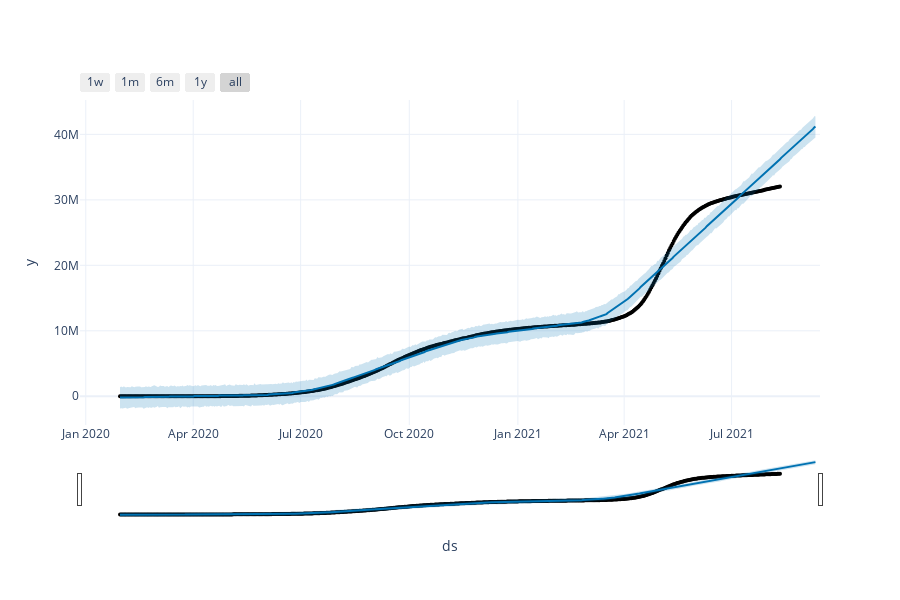

Write notebook code for a chart like this one.
### Markdown cell above
<b>Basic line plot Forecast India Confirmation</b>

### Code cell
fig = plot_plotly(model_confirmed, forecast_india_conf) 
fig.update_layout(template='plotly_white')
iplot(fig)

### Figure 1 — Plotly figure (JSON) as saved in the notebook; plotly's stock layout.template omitted (floating-point values rounded to 4 significant figures; data arrays with more than 128 entries replaced by an {"elided": "..."} marker saying what was removed)
{"data": [{"marker": {"color": "black", "size": 4}, "mode": "markers", "name": "Actual", "type": "scatter", "x": {"elided": "560 str values"}, "y": {"elided": "560 int values"}}, {"hoverinfo": "skip", "line": {"width": 0}, "mode": "lines", "type": "scatter", "x": {"elided": "590 str values"}, "y": {"elided": "590 float values"}}, {"fill": "tonexty", "fillcolor": "rgba(0, 114, 178, 0.2)", "line": {"color": "#0072B2", "width": 2}, "mode": "lines", "name": "Predicted", "type": "scatter", "x": {"elided": "590 str values"}, "y": {"elided": "590 float values"}}, {"fill": "tonexty", "fillcolor": "rgba(0, 114, 178, 0.2)", "hoverinfo": "skip", "line": {"width": 0}, "mode": "lines", "type": "scatter", "x": {"elided": "590 str values"}, "y": {"elided": "590 float values"}}], "layout": {"height": 600, "showlegend": false, "width": 900, "xaxis": {"autorange": true, "range": ["2019-12-27 02:54:32.7273", "2021-09-13 21:05:27.2727"], "rangeselector": {"buttons": [{"count": 7, "label": "1w", "step": "day", "stepmode": "backward"}, {"count": 1, "label": "1m", "step": "month", "stepmode": "backward"}, {"count": 6, "label": "6m", "step": "month", "stepmode": "backward"}, {"count": 1, "label": "1y", "step": "year", "stepmode": "backward"}, {"step": "all"}]}, "rangeslider": {"autorange": true, "range": ["2019-12-27 02:54:32.7273", "2021-09-13 21:05:27.2727"], "visible": true, "yaxis": {"_template": null, "rangemode": "match"}}, "title": {"text": "ds"}, "type": "date"}, "yaxis": {"autorange": true, "range": [-4386000.0, 45250000.0], "title": {"text": "y"}, "type": "linear"}}}
